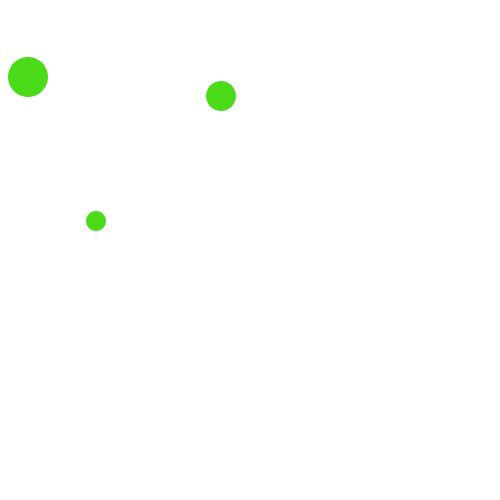
Frame 1 (no input)
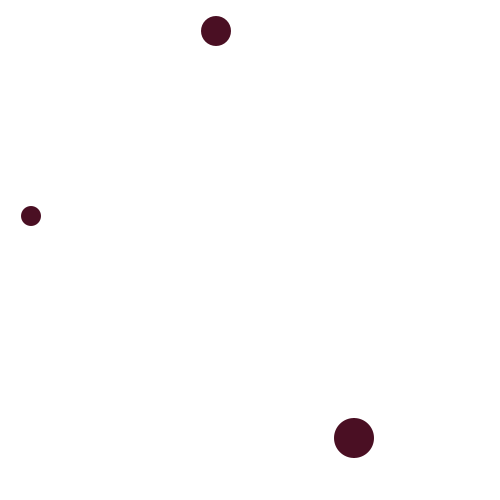
Frame 60 (the mouse pressed at the canvas centre just before this capture)
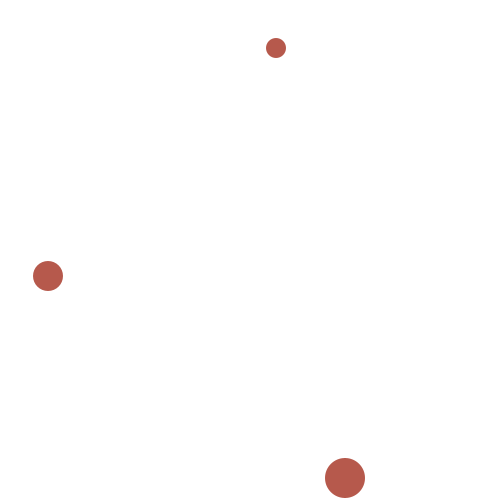
Frame 120 (the mouse held since frame 60 and released just before this capture)

The Processing sketch that drew these frames (run headless with seeded random() and noise(); from frame 60 on, the mouse is pressed at the canvas centre):

// Processing sketch: random4
// ── random4.pde
int[]x,y,r,g,b,p,q;
int i;

void setup(){
  int i;
  x=new int[100];
  y=new int[100];
  r=new int[100];
  g=new int[100];
  b=new int[100];
  p=new int[100];
  q=new int[100];
  size(500,500);
  noStroke();
  //frameRate(5);
}

void draw(){
  for(i=0; i<100; ++i){
    x[i]=int(random(500));
    y[i]=int(random(500));
    p[i]=int(random(500));
    q[i]=int(random(500));
    r[i]=int(random(256));
    g[i]=int(random(256));
    b[i]=int(random(256));
    background(255);
    fill(r[i],g[i],b[i]);
    ellipse(x[i],y[i],30,30);
    ellipse(y[i],x[i],20,20);
    ellipse(p[i],q[i],40,40);
  }
}
